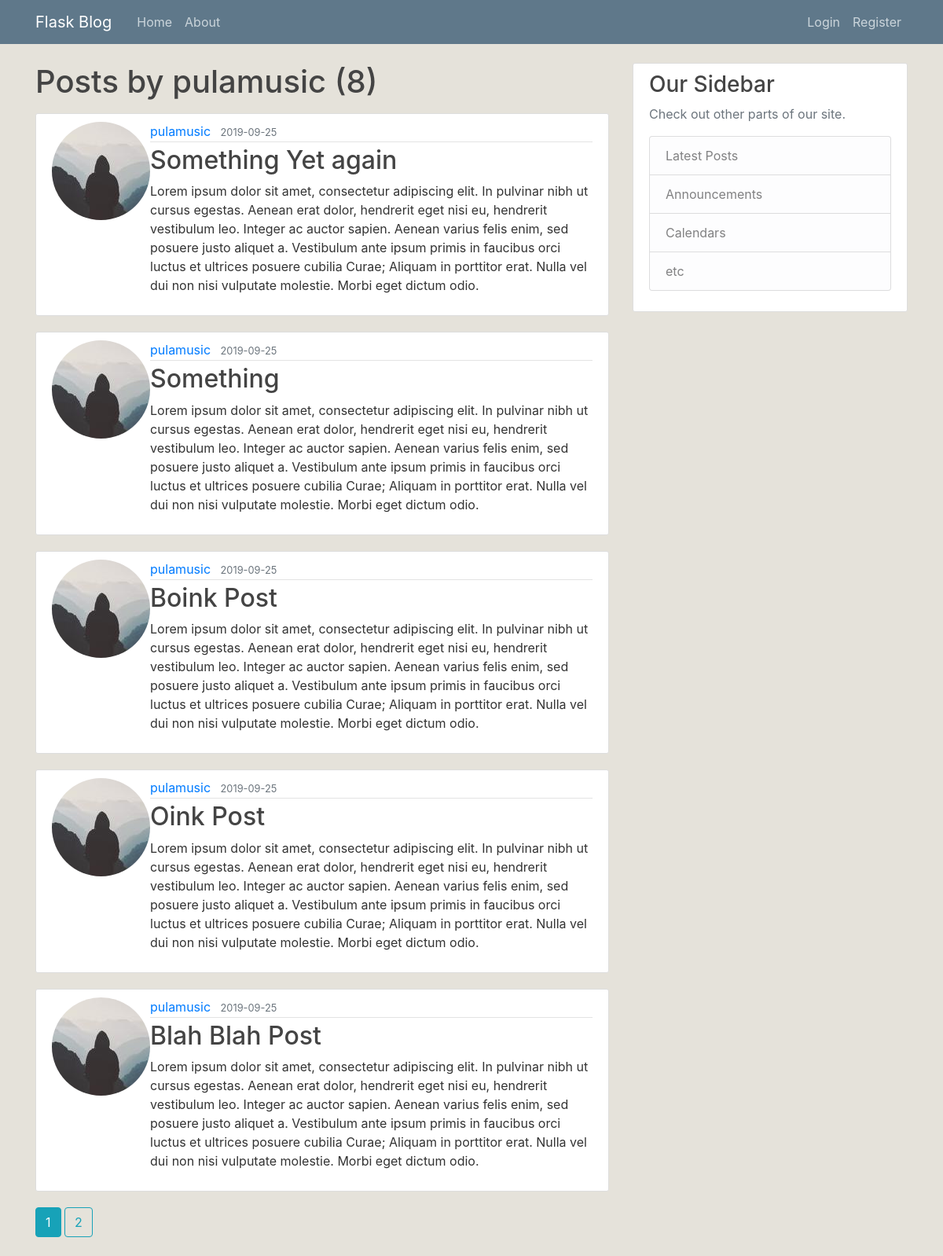
/user/pulamusic, run on an earlier commit of the app's database.
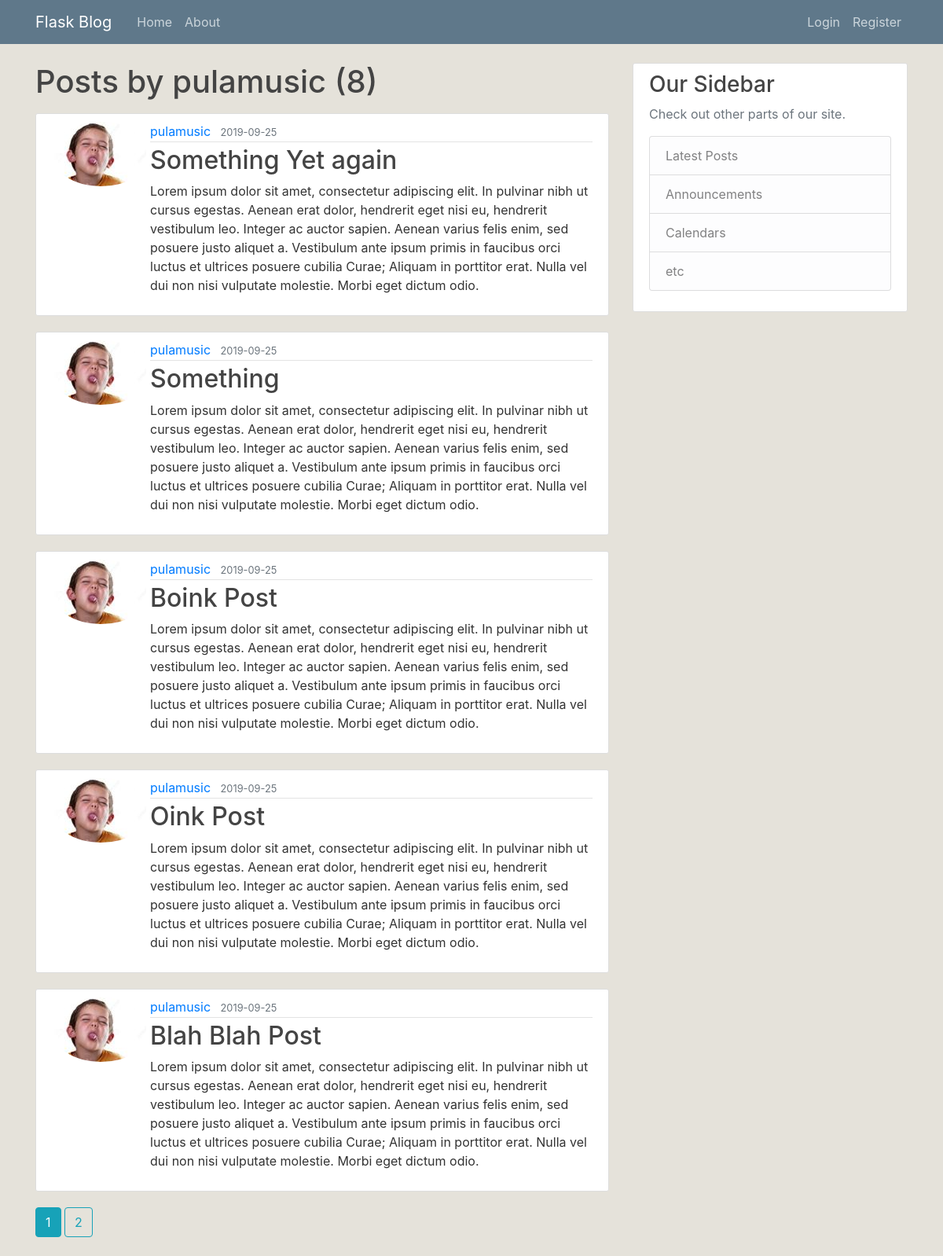
And on a later commit of the database.
### flaskblog/models.py (models this page shows, shortened)
class User(db.Model, UserMixin):
    id = db.Column(db.Integer, primary_key=True)
    username = db.Column(db.String(20), unique=True, nullable=False)
    email = db.Column(db.String(120), unique=True, nullable=False)
    image_file = db.Column(db.String(20), nullable=False, default='default.jpg')
    password = db.Column(db.String(60), nullable=False)
    posts = db.relationship('Post', backref='author', lazy=True)

class Post(db.Model):
    id = db.Column(db.Integer, primary_key=True)
    title = db.Column(db.String(100), nullable=False)
    date_posted = db.Column(db.DateTime, nullable=False, default=datetime.utcnow)
    content = db.Column(db.Text, nullable=False)
    user_id = db.Column(db.Integer, db.ForeignKey('user.id'), nullable=False)

### flaskblog/users/routes.py (the view)
@users.route("/user/<string:username>")
def user_posts(username):
    page = request.args.get('page', 1, type=int)
    user = User.query.filter_by(username=username).first_or_404()
    posts = Post.query.filter_by(author=user).order_by(Post.date_posted.desc()).paginate(page=page, per_page=5)
    return render_template('user_posts.html', posts=posts, user=user)

### flaskblog/templates/user_posts.html
{% extends "layout.html" %}
{% block content %}
  <h1 class="mb-3">Posts by {{ user.username }} ({{ posts.total }})</h1>
  {% for post in posts.items %}
  <article class="media content-section">
    <img src="{{ url_for('static', filename='profile_pics/' + post.author.image_file) }}" alt="" class="rounded-circle article-image">
    <div class="media-body">
      <div class="article-metadata">
        <a class="mr-2" href="{{ url_for('users.user_posts', username=post.author.username) }}">{{ post.author.username }}</a>
        <small class="text-muted">{{ post.date_posted.strftime('%Y-%m-%d') }}</small>
      </div>
      <h2><a class="article-title" href="{{ url_for('posts.post', post_id=post.id) }}">{{ post.title }}</a></h2>
      <p class="article-content">{{ post.content }}</p>
    </div>
  </article>
  {% endfor %}
  {% for page_num in posts.iter_pages(left_edge=1, right_edge=1, left_current=1, right_current=2) %}
    {% if page_num %}
      {% if posts.page == page_num %}
        <a class="btn btn-info mb-4" href="{{ url_for('users.user_posts', username=user.username, page=page_num) }}">{{ page_num }}</a>
      {% else %}
        <a class="btn btn-outline-info mb-4" href="{{ url_for('users.user_posts', username=user.username, page=page_num) }}">{{ page_num }}</a>
      {% endif %}
    {% else %}
      ...
    {% endif %}
  {% endfor %}
{% endblock content %}

### flaskblog/templates/layout.html (shortened to what this page needs)
<!DOCTYPE html>
<html lang="en-us" dir="ltr">
  <head>
    <link rel="stylesheet" href="https://stackpath.bootstrapcdn.com/bootstrap/4.3.1/css/bootstrap.min.css">
    <link rel="stylesheet" href="{{ url_for('static', filename='main.css') }}">
  </head>
  <body>
    <header class="site-header">
      <nav class="navbar navbar-expand-md navbar-dark bg-steel fixed-top">
        <div class="container">
          <a class="navbar-brand mr-4" href="/">Flask Blog</a>
          <div class="collapse navbar-collapse" id="navbarToggle">
            <div class="navbar-nav mr-auto">
              <a class="nav-item nav-link" href="{{ url_for('main.home') }}">Home</a>
              <a class="nav-item nav-link" href="{{ url_for('main.about') }}">About</a>
            </div>
            <div class="navbar-nav">
              {% if current_user.is_authenticated %}
                <a class="nav-item nav-link" href="{{ url_for('posts.new_post') }}">New Post</a>
                <a class="nav-item nav-link" href="{{ url_for('users.account') }}">Account</a>
                <a class="nav-item nav-link" href="{{ url_for('users.logout') }}">Logout</a>
              {% else %}
                <a class="nav-item nav-link" href="{{ url_for('users.login') }}">Login</a>
                <a class="nav-item nav-link" href="{{ url_for('users.register') }}">Register</a>
              {% endif %}
            </div>
          </div>
        </div>
      </nav>
    </header>
    <main role="main" class="container">
      <div class="row">
        <div class="col-md-8">
          {% block content %}{% endblock %}
        </div>
        <div class="col-md-4">
          <div class="content-section">
            <h3>Our Sidebar</h3>
            <p class='text-muted'>Check out other parts of our site.
              <ul class="list-group">
                <li class="list-group-item list-group-item-light">Latest Posts</li>
                <li class="list-group-item list-group-item-light">Announcements</li>
                <li class="list-group-item list-group-item-light">Calendars</li>
                <li class="list-group-item list-group-item-light">etc</li>
              </ul>
            </p>
          </div>
        </div>
      </div>
    </main>
  </body>
</html>

### flaskblog/static/main.css (style rules this page uses)
body { background: #e5e2da; color: #333333; margin-top: 5rem; }
h1, h2, h3, h4, h5, h6 { color: #444444; }
.bg-steel { background-color: #5f788a; }
.site-header .navbar-nav .nav-link { color: #cbd5db; }
.content-section { background: #ffffff; padding: 10px 20px; border: 1px solid #dddddd; border-radius: 3px; margin-bottom: 20px; }
.article-title { color: #444444; }
.article-content { white-space: pre-line; }
.article-metadata { padding-bottom: 1px; margin-bottom: 4px; border-bottom: 1px solid #e3e3e3 }

What changed in the data, as far as the page shows it:
changed through a linked row, Post "Something Yet again": image_file: a different picture
changed through a linked row, Post "Something": image_file: a different picture
changed through a linked row, Post "Boink Post": image_file: a different picture
changed through a linked row, Post "Oink Post": image_file: a different picture
changed through a linked row, Post "Blah Blah Post": image_file: a different picture
